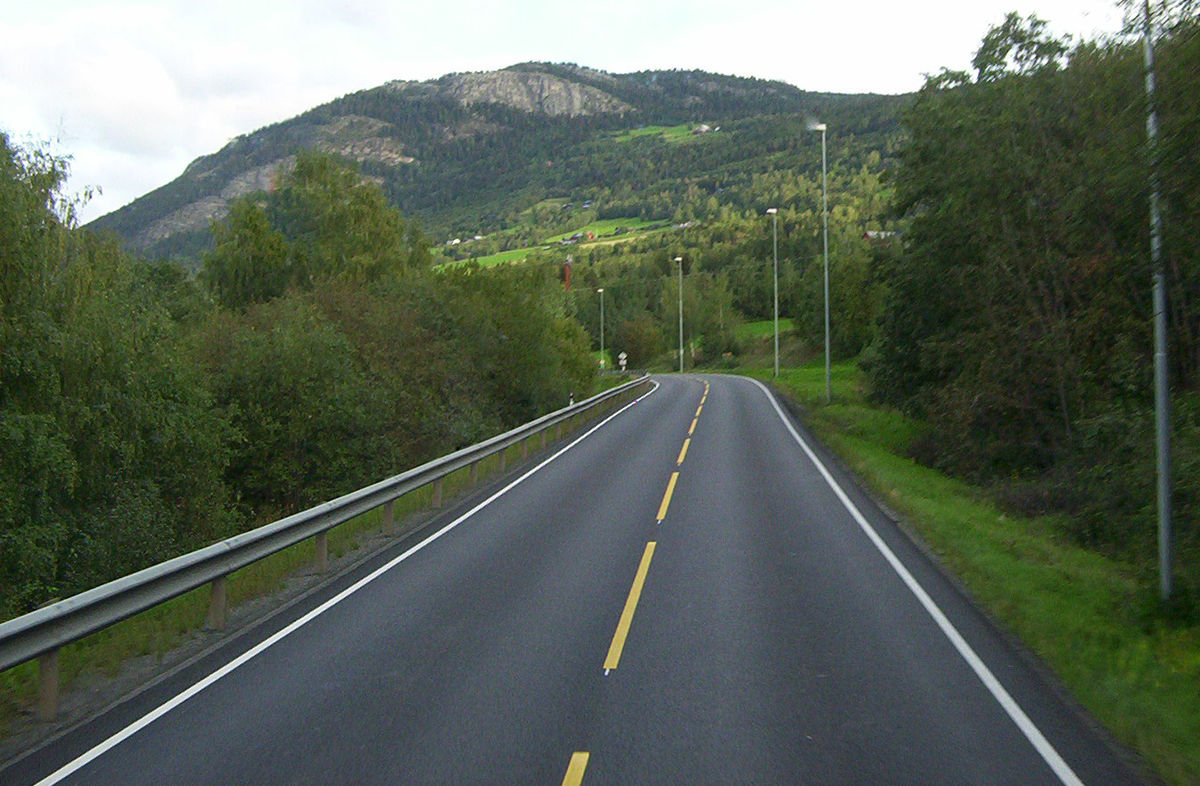
#> input picture res/Road_in_Norway.jpg, 1200 x 786 px, given in place of Lenna.png, which was not available
$ python mainImageThres.py   (older library calls are emulated)
#> lines starting #> are read from the running program, lines starting #| are printed output that depends on the picture; after the words box and inside, x2 and y2 are one past the last pixel; in counts of white or black regions, pixels touching at a corner belong together; pictures that were not available may be replaced by others from this repository, and a replacement may not be noted
### src/ImageBase.py
# python3
# Steven Image base operation Class
import cv2
import numpy as np
from matplotlib import pyplot as plt
import random


# [12 lines left out: functions changeBgr2Rbg, changeRbg2Bgr, not called in this run]


def loadImg(file, mode=cv2.IMREAD_COLOR, toRgb=True):
    # mode = cv2.IMREAD_COLOR cv2.IMREAD_GRAYSCALE cv2.IMREAD_UNCHANGED
    try:
        img = cv2.imread(file, mode)
    except BaseException:
        print("Load image error,file=", file)

    assert(img is not None)
    if toRgb:
        if getImagChannel(img) == 3:
            img = changeBgr2Rbg(img)
    return img


def loadGrayImg(file):
    img = loadImg(file, mode=cv2.IMREAD_GRAYSCALE)
    return img


def writeImg(img, filePath):
    cv2.imwrite(filePath, img)


def infoImg(img, str='image:'):
    return print(str, 'shape:', img.shape, 'size:', img.size, 'dims=', img.ndim, 'dtype:', img.dtype)


# [4 lines left out: function grayImg, not called in this run]


def getImagChannel(img):
    if img.ndim == 3:  # color r g b channel
        return 3
    return 1  # only one channel


# [29 lines left out: functions resizeImg, showimage, plotImg, not called in this run]


def getImgHW(img):
    return img.shape[0], img.shape[1]


def distanceImg(img1, img2):
    return np.sqrt(np.sum(np.square(img1 - img2)))


"""-----------------------operation start----------------------------------"""


# [77 lines left out: functions calcAndDrawHist, equalizedHist, custEqualizedHist, histogram_equalize, binaryImage, not called in this run]


def binaryImage2(img, thresHMin=0, thresHMax=0):
    """img must be gray"""
    H, W = getImgHW(img)
    newImage = img.copy()
    for i in range(H):
        for j in range(W):
            # print(newImage[i,j])
            if newImage[i, j] < thresHMin:
                newImage[i, j] = 0
            if newImage[i, j] > thresHMax:
                newImage[i, j] = 255

    return newImage


def thresHoldImage(img, thres=127, mode=cv2.THRESH_BINARY):
    # mode = cv2.THRESH_BINARY cv2.THRESH_BINARY_INV
    # cv2.THRESH_TRUNC cv2.THRESH_TOZERO_INV
    _, threshold = cv2.threshold(img, thres, 255, mode)
    return threshold


def OtsuMethodThresHold(img):
    _, threshold = cv2.threshold(img, 0, 255, cv2.THRESH_BINARY + cv2.THRESH_OTSU)
    # Otsu's thresholding after Gaussian filtering
    # blur = cv2.GaussianBlur(img,(5,5),0)
    # ret3,th3 = cv2.threshold(blur,0,255,cv2.THRESH_BINARY+cv2.THRESH_OTSU)
    return threshold


def thresHoldModel(img, mode=cv2.ADAPTIVE_THRESH_MEAN_C):
    # cv2.ADAPTIVE_THRESH_GAUSSIAN_C
    return cv2.adaptiveThreshold(img, 255, mode, cv2.THRESH_BINARY, 11, 2)


def convolutionImg(img, kernel):
    return cv2.filter2D(img, -1, kernel)


# [358 lines left out: functions colorSpace, flipImg, custGray, differImg, reverseImg, LightImg and 9 more, not called in this run]

# https://docs.opencv.org/trunk/da/d22/tutorial_py_canny.html


def cannyImg(img, threshold1=100, threshold2=200):
    return cv2.Canny(img, threshold1=threshold1, threshold2=threshold2)


def sobelImg(img, scale=1, delta=0, ddepth=cv2.CV_16S, ksize=3):
    return cv2.Sobel(img, ddepth, 1, 0, ksize=ksize, scale=scale, delta=delta, borderType=cv2.BORDER_DEFAULT)


# [24 lines left out: functions textImg, jointImage, not called in this run]


def rectangleImg(img, startPt, stopPt, color=(0, 0, 255), thickness=2):
    # return cv2.rectangle(img=img, pt1=startPt, pt2=stopPt, color=color, thickness=thickness)
    return cv2.rectangle(img, startPt, stopPt, color, thickness=2)


# [18 lines left out: functions adjustBrightnessAndContrast, GammaCorrection, not called in this run]

### src/mainImagePlot.py
# python3
# Steven 11/03/2020 image plot modoule
import cv2
import matplotlib.pyplot as plt
from common import getRowAndColumn
from ImageBase import loadImg, binaryImage2, showimage, infoImg


# [4 lines left out: function plotImg2, not called in this run]


def plotImagList(imgList, nameList, title='', gray=False, showticks=True):
    nImg = len(imgList)
    nRow, nColumn = getRowAndColumn(nImg)

    plt.figure().suptitle(title, fontsize="x-large")
    for n in range(nImg):
        img = imgList[n]
        ax = plt.subplot(nRow, nColumn, n + 1)
        ax.title.set_text(nameList[n])
        if gray:
            plt.imshow(img, cmap="gray")
        else:
            plt.imshow(img)

        if not showticks:
            ax.set_yticks([])
            ax.set_xticks([])
    # plt.grid(True)
    plt.tight_layout()

    # [4 lines of commented-out code are left out]
    plt.show()


# [6 lines left out: function main, not called in this run]


# [2 lines that do not run on import are left out]

### src/common.py
# python3
# Steven common
import numpy as np


def getRowAndColumn(N):
    """give a positive number,return suitable a*b for subplot matrix """
    if N <= 0:
        return (0, 0)
    if N == 1:
        return (1, 1)

    if N % 2 != 0:  # odd number
        N += 1

    match = []
    for i in np.arange(1, N / 2 + 1, dtype=np.int8):
        # print(i)
        if N % i == 0:
            match.append((int(i), int(N / i)))
    # print(match)

    '''(a,b) find the minimum abs(a-b) as the suitable result'''
    minInter = abs(match[0][0] - match[0][1])
    res = match[0]
    for i in match:
        if minInter > abs(i[0] - i[1]):
            minInter = abs(i[0] - i[1])
            res = i

    return res[0], res[1]


def main():
    print(getRowAndColumn(78))


# [2 lines that do not run on import are left out]

### src/mainImageThres.py
# python3
# Steven image threshold modoule
import cv2
import matplotlib.pyplot as plt
from ImageBase import loadImg, binaryImage2, thresHoldModel
from ImageBase import thresHoldImage, OtsuMethodThresHold
from mainImagePlot import plotImagList


# [10 lines left out: function showimage, not called in this run]


def main():
    file = './res/Lenna.png'  # r'./res/obama.jpg'#
    img = loadImg(file, mode=cv2.IMREAD_GRAYSCALE)  # IMREAD_GRAYSCALE IMREAD_COLOR
#> in loadImg, `img = cv2.imread(file, mode)`:
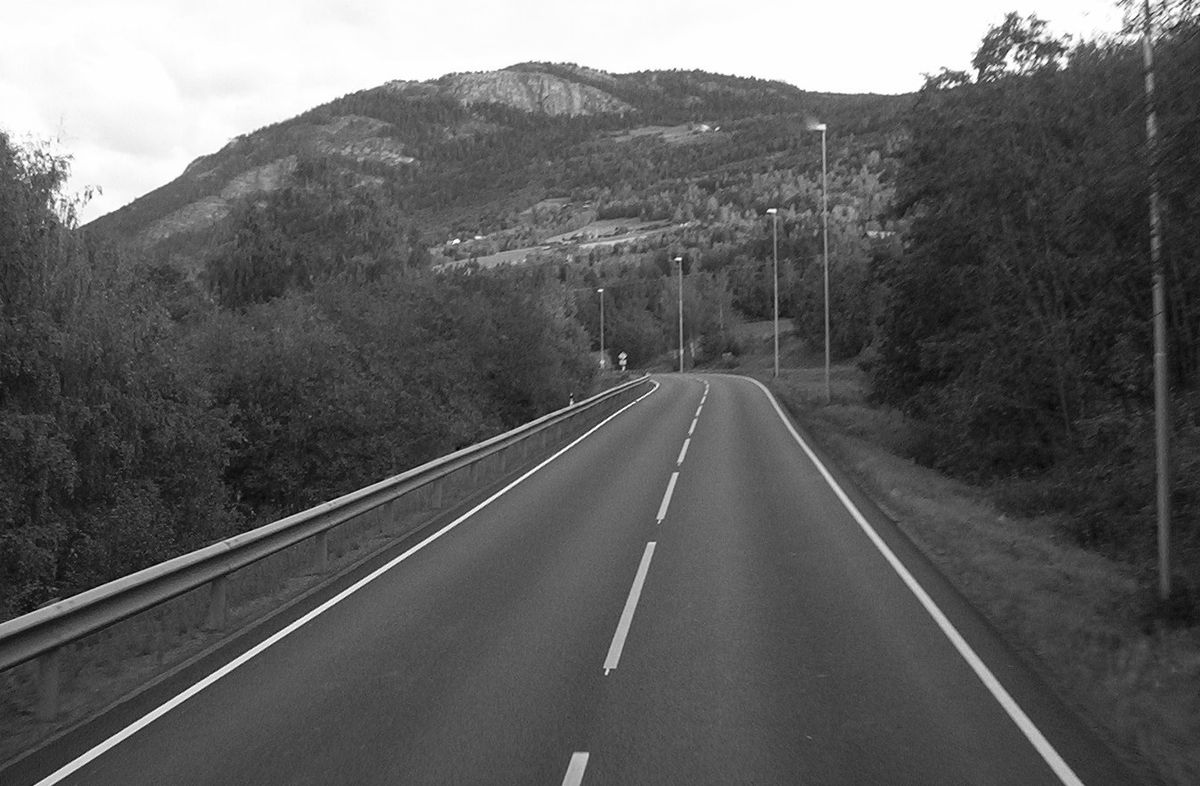
#> img: shape (786, 1200); min 0, max 255, mean 95.1
    # infoImg()
    img1 = binaryImage2(img, thresHMin=50, thresHMax=150)
#> in binaryImage2, `H, W = getImgHW(img)`: H = 786; W = 1200
    img2 = binaryImage2(img, thresHMin=50, thresHMax=100)
#> call 2 of binaryImage2, with thresHMin = 50, thresHMax = 100
#> after the loop in binaryImage2 (call 2), `for i in range(H):`:
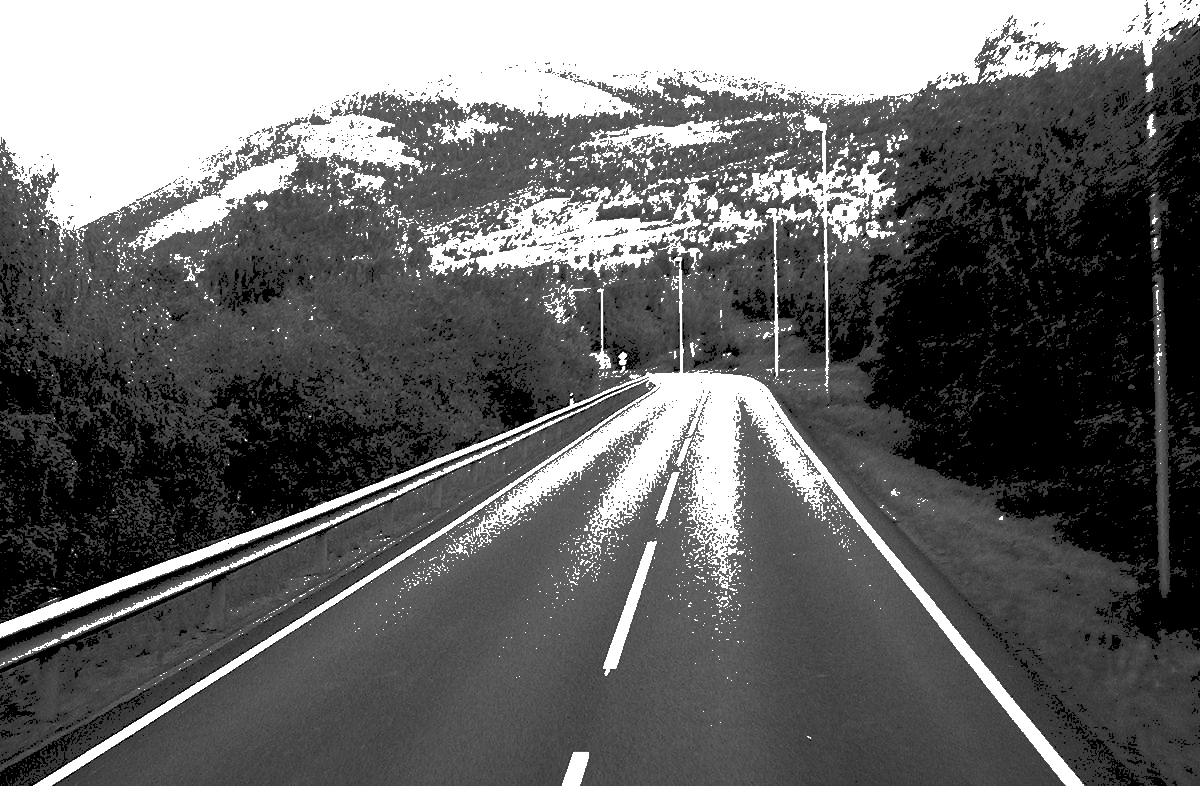
#> newImage: shape (786, 1200); min 0, max 255, mean 103.1
    img3 = thresHoldImage(img, mode=cv2.THRESH_BINARY)
#> in thresHoldImage, `_, threshold = cv2.threshold(img, thres, 255, mode)`:
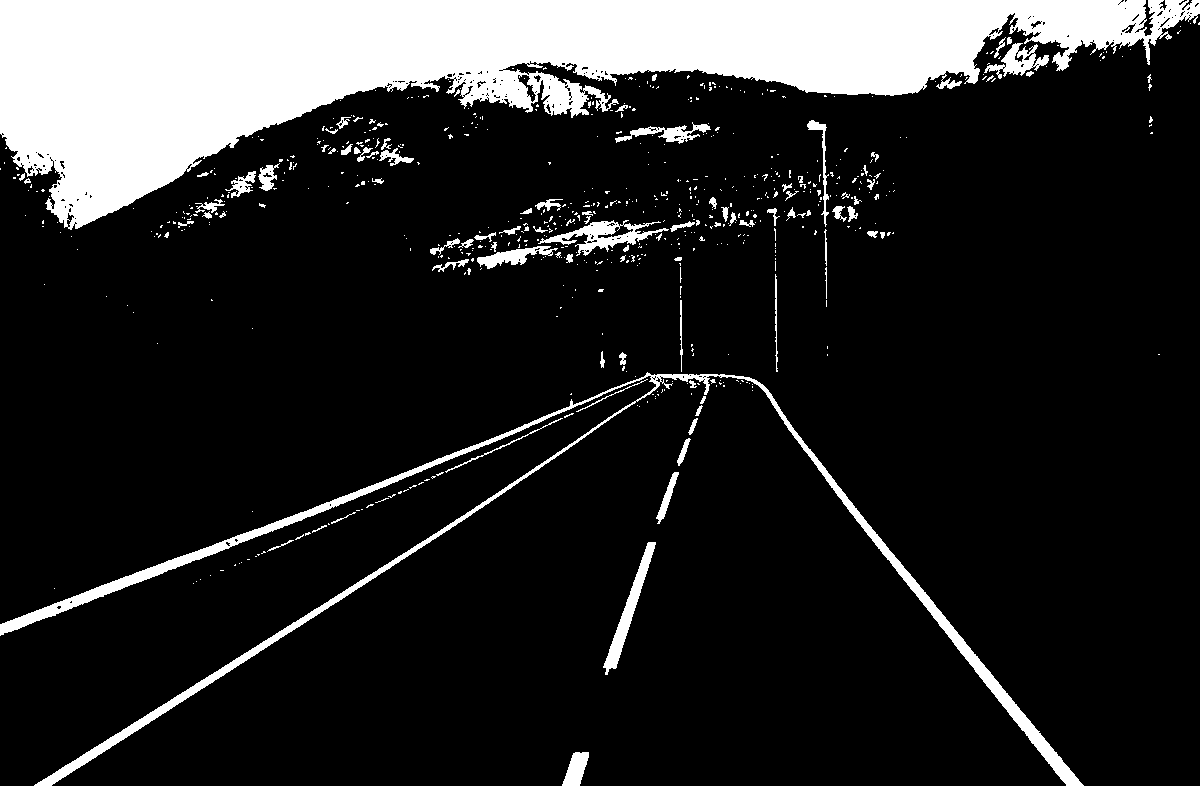
#> threshold: shape (786, 1200); 15.7% white; 659 white regions (569 under 20 px), largest, box (x1, y1, x2, y2) and area: (0, 0, 1200, 230) 119475, (0, 372, 1084, 786) 14062, (538, 220, 669, 256) 1538
    img4 = OtsuMethodThresHold(img)
#> in OtsuMethodThresHold, `_, threshold = cv2.threshold(img, 0, 255, cv2.THRESH_BINARY + cv2.THRE..`: threshold: shape (786, 1200); 13.7% white; 355 white regions (306 under 20 px), largest, box (x1, y1, x2, y2) and area: (0, 0, 1147, 230) 111947, (34, 402, 636, 786) 3838, (748, 379, 1083, 786) 3760
    img5 = thresHoldModel(img, mode=cv2.ADAPTIVE_THRESH_MEAN_C)
#> in thresHoldModel, `return cv2.adaptiveThreshold(img, 255, mode, cv2.THRESH_BINARY, 11, 2)`: returned value: shape (786, 1200); 63% white; black in thin lines or dots
    img6 = thresHoldModel(img, mode=cv2.ADAPTIVE_THRESH_GAUSSIAN_C)
#> call 2 of thresHoldModel, with mode = 1
#> in thresHoldModel (call 2), `return cv2.adaptiveThreshold(img, 255, mode, cv2.THRESH_BINARY, 11, 2)`:
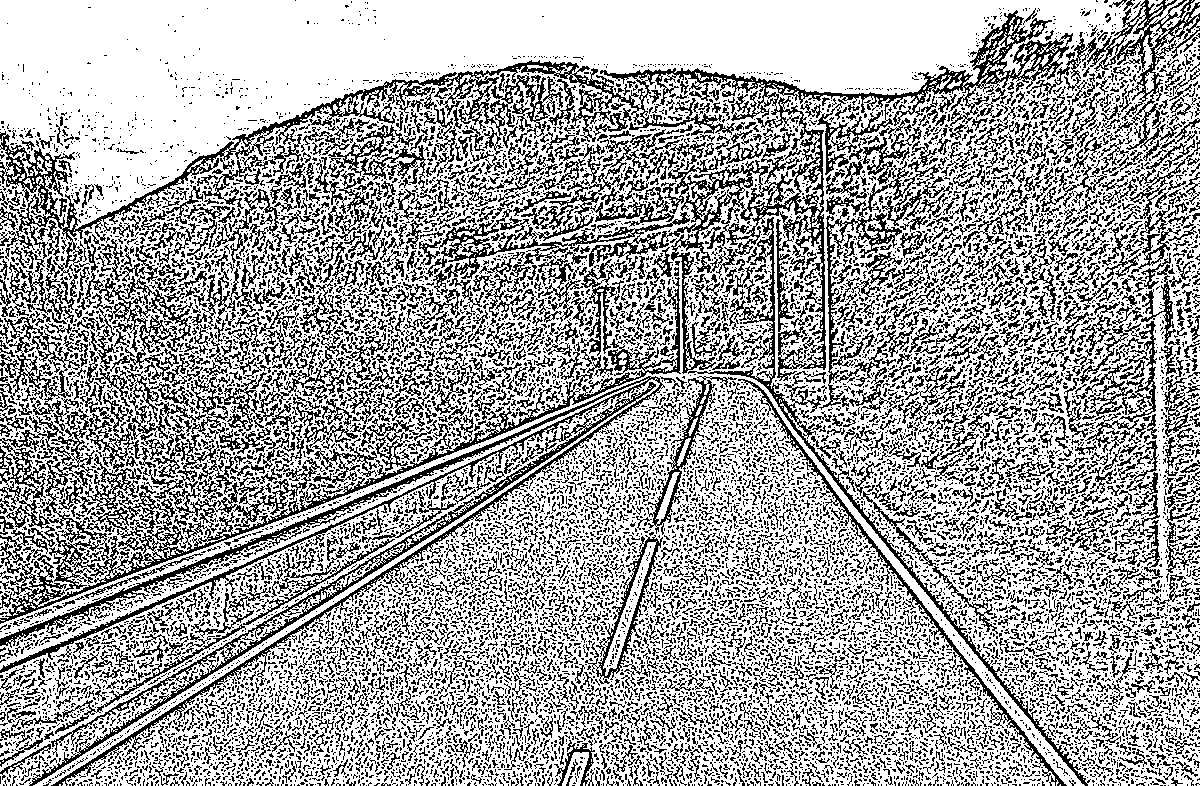
#> returned value: shape (786, 1200); 65.9% white; black in thin lines or dots

    imgList = []
    nameList = []
    imgList.append(img), nameList.append('Original')
    imgList.append(img1), nameList.append('thrHMin')
    imgList.append(img2), nameList.append('thrHMin')
    imgList.append(img3), nameList.append('thrImg_Binary')
    imgList.append(img4), nameList.append('OtsuMethod')
    imgList.append(img5), nameList.append('thr_Mean')
    imgList.append(img6), nameList.append('thr_Gaussian')
    plotImagList(imgList, nameList)
#> in plotImagList, `nImg = len(imgList)`: nImg = 7
#> in getRowAndColumn, `N += 1`: N = 8
#> after the loop in getRowAndColumn, `for i in np.arange(1, N / 2 + 1, dtype=np.int8):`: match = [(1, 8), (2, 4), (4, 2)]
#> in getRowAndColumn, `minInter = abs(match[0][0] - match[0][1])`: minInter = 7
#> in getRowAndColumn, `res = match[0]`: res = (1, 8)
#> the loop in getRowAndColumn, `for i in match:` made 3 passes
#> (minInter, res) on pass 2: (2, (2, 4))
#> after the loop in getRowAndColumn, `for i in match:`: minInter = 2
#> in plotImagList, `nRow, nColumn = getRowAndColumn(nImg)`: nColumn = 4


if __name__ == '__main__':
    main()

$ run again, on res/otsus_algorithm.jpg
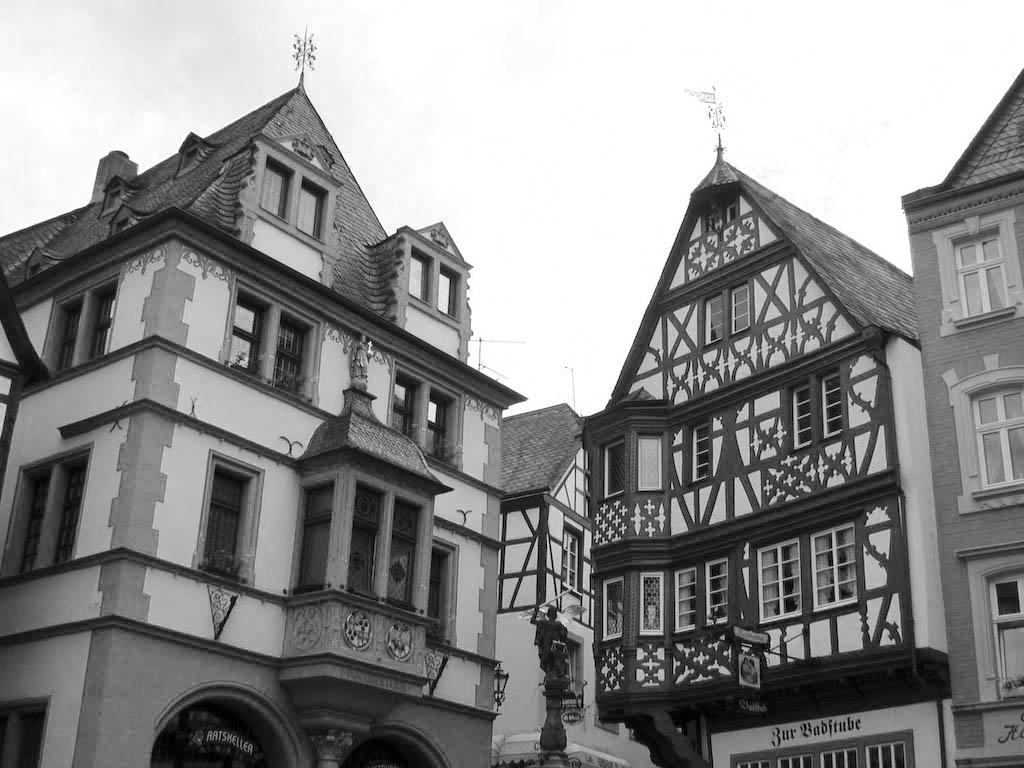
#> input picture res/otsus_algorithm.jpg, 1024 x 768 px, given in place of Lenna.png, which was not available
#> in loadImg, img is the input picture: shape (768, 1024); min 0, max 255, mean 141.3
#> H = 768; W = 1024
#> in thresHoldImage, `_, threshold = cv2.threshold(img, thres, 255, mode)`:
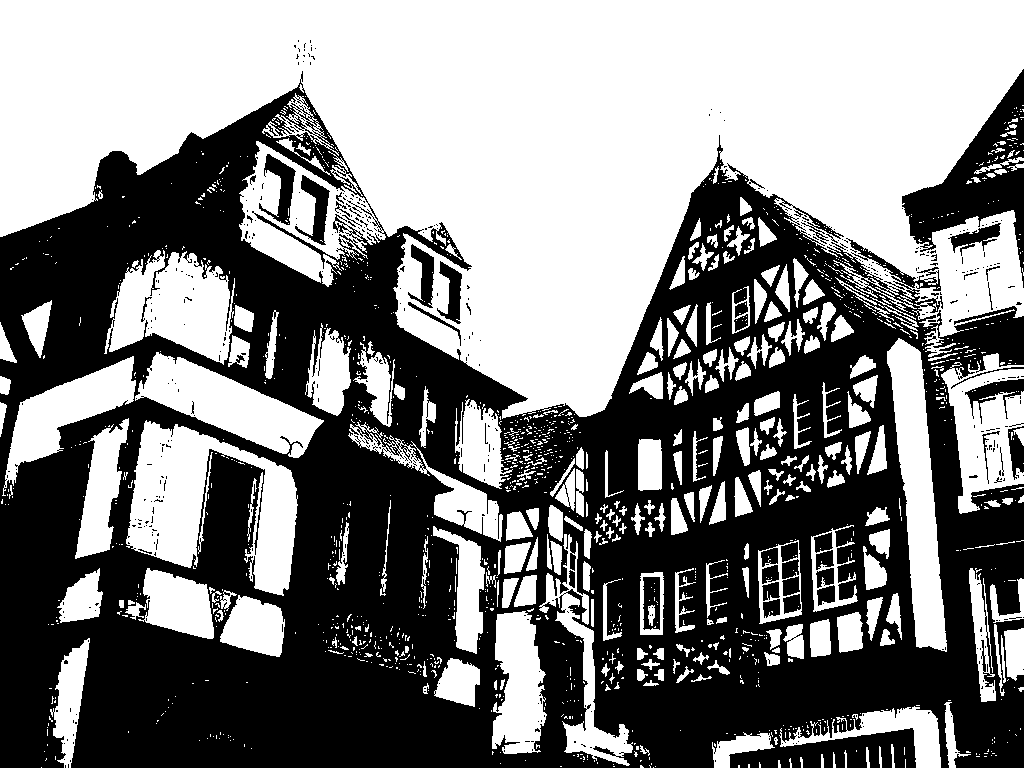
#> threshold: shape (768, 1024); 50.9% white; 500 black regions (457 under 20 px), largest, box (x1, y1, x2, y2) and area: (0, 71, 1024, 768) 365178, (902, 69, 1024, 288) 9094, (259, 154, 296, 225) 1036
#> in thresHoldModel (call 2), `return cv2.adaptiveThreshold(img, 255, mode, cv2.THRESH_BINARY, 11, 2)`:
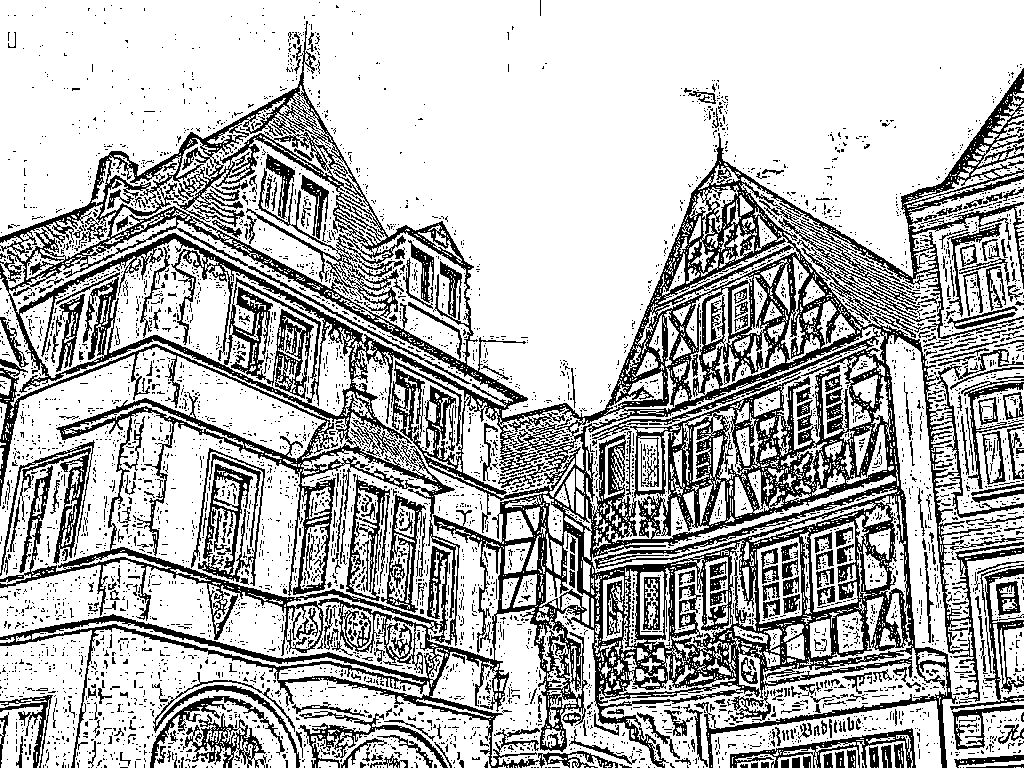
#> returned value: shape (768, 1024); 71.8% white; 5284 black regions (4879 under 20 px), largest, box (x1, y1, x2, y2) and area: (0, 21, 1024, 768) 152521, (191, 448, 265, 586) 2452, (730, 728, 916, 768) 1734
#> nImg = 7
#> N = 8
#> after the loop in getRowAndColumn, `for i in np.arange(1, N / 2 + 1, dtype=np.int8):`: match = [(1, 8), (2, 4), (4, 2)]
#> in getRowAndColumn, `minInter = abs(match[0][0] - match[0][1])`: minInter = 7
#> in getRowAndColumn, `res = match[0]`: res = (1, 8)
#> the loop in getRowAndColumn, `for i in match:` made 3 passes
#> (minInter, res) on pass 2: (2, (2, 4))
#> after the loop in getRowAndColumn, `for i in match:`: minInter = 2
#> nColumn = 4
